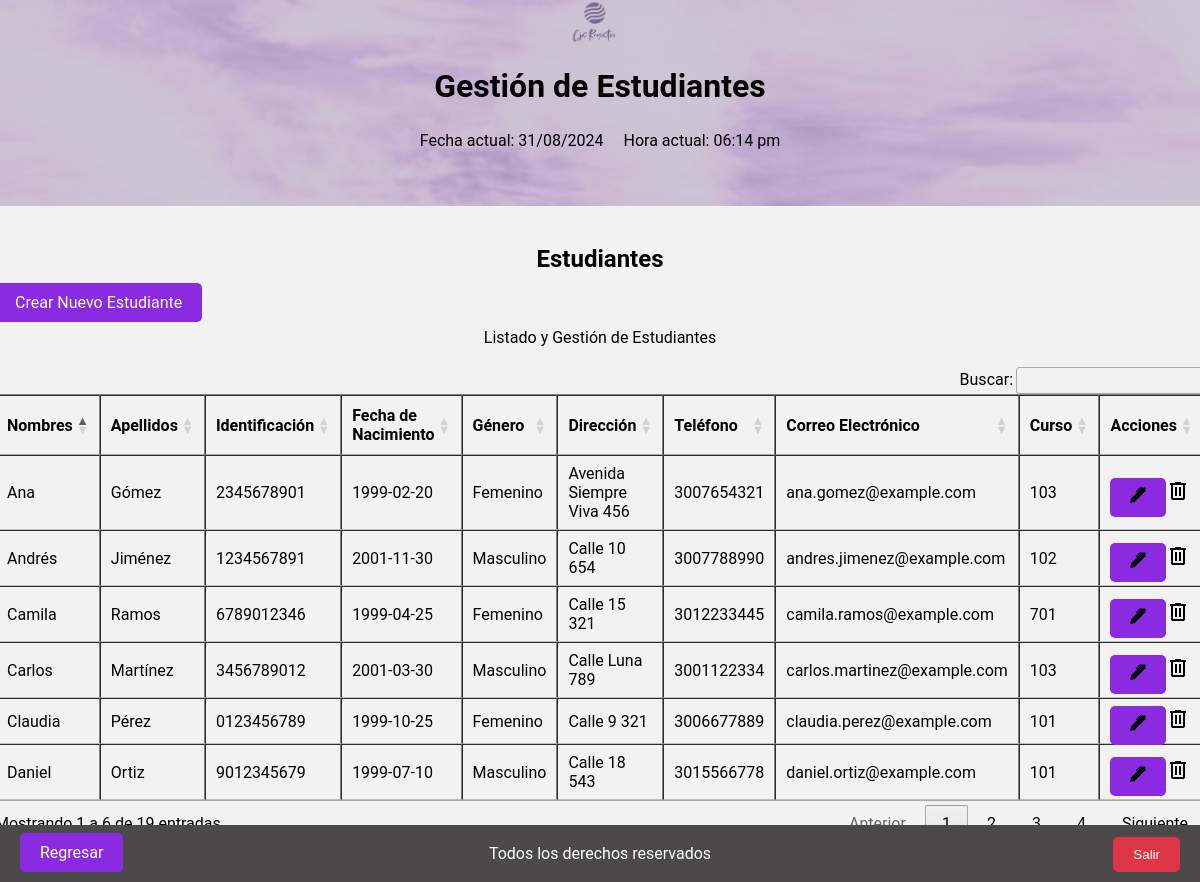
The app's page /views/administrador/estudiantes/index.php (signed in) with its own data.
### tables this page shows
CREATE TABLE `estudiantes` (
  `ID_estudiante` int(11) NOT NULL,
  `Nombres` varchar(50) DEFAULT NULL,
  `Apellidos` varchar(50) DEFAULT NULL,
  `Identificacion` varchar(20) DEFAULT NULL,
  `Fecha_nacimiento` date DEFAULT NULL,
  `Genero` enum('Masculino','Femenino') DEFAULT NULL,
  `Direccion` varchar(100) DEFAULT NULL,
  `Telefono` varchar(15) DEFAULT NULL,
  `Correo_electronico` varchar(50) DEFAULT NULL,
  `ID_curso` int(11) DEFAULT NULL
);

CREATE TABLE `cursos` (
  `ID_curso` int(11) NOT NULL,
  `Nombre_curso` varchar(50) DEFAULT NULL,
  `ID_grado` int(11) DEFAULT NULL
);

### views/administrador/estudiantes/index.php (the view, shortened to what this page needs)
<?php
    require_once '../../../config/db.php';
    $query = "SELECT e.*, c.nombre_curso FROM estudiantes e
              JOIN cursos c ON e.ID_curso = c.ID_curso";
    $result = $db->query($query);
?>
<!DOCTYPE html>
<html lang="es">
<head>
    <link rel="stylesheet" type="text/css" href="../../../assets/styles.css">
    <link rel="stylesheet" type="text/css" href="https://cdn.datatables.net/1.12.1/css/jquery.dataTables.css">
    <link rel="stylesheet" type="text/css" href="https://cdn.datatables.net/buttons/2.3.6/css/buttons.dataTables.min.css">
</head>
<body>
    <header>
        <div class="logo-container">
            <img src="../../../assets/Logo.png" alt="Logo de la empresa" class="logo">
        </div>
        <div class="title">
            <h1>Gestión de Estudiantes</h1>
        </div>
        <div class="datetime">
            <?php
                $fechaActual = date("d/m/Y");
                $horaActual = date("h:i a");
            ?>
            <div class="datetime">
                <div class="fecha">
                    <p>Fecha actual: <?php echo $fechaActual; ?></p>
                </div>
                <div class="hora">
                    <p>Hora actual: <?php echo $horaActual; ?></p>
                </div>
            </div>
        </div>
    </header>
    <section class="admin">
        <div class="subtitulo-admin">
            <h2>Estudiantes</h2>
        </div>
        <div class="crear-estudiante">
            <a href="/dashboard/cjs/views/administrador/estudiantes/create.php" class="button boton-centrado">Crear Nuevo Estudiante</a>
        </div>
        <section class="estudiantes" id="section-estudiantes">
            <div class="descripcion-ambiente">
                <p>Listado y Gestión de Estudiantes</p>
            </div>
            <div class="tabla-estudiantes tabla-scroll">
                <table class="table table-striped table-dark table_id" border="1" id="tabla-estudiantes">
                    <thead>
                        <tr>
                            <th>Nombres</th>
                            <th>Apellidos</th>
                            <th>Identificación</th>
                            <th>Fecha de Nacimiento</th>
                            <th>Género</th>
                            <th>Dirección</th>
                            <th>Teléfono</th>
                            <th>Correo Electrónico</th>
                            <th>Curso</th>
                            <th>Acciones</th>
                        </tr>
                    </thead>
                    <tbody>
                        <?php
                        if ($result->rowCount() > 0) {
                            while ($row = $result->fetch(PDO::FETCH_ASSOC)) {
                                echo "<tr>";
                                echo "<td>" . htmlspecialchars($row['Nombres']) . "</td>";
                                echo "<td>" . htmlspecialchars($row['Apellidos']) . "</td>";
                                echo "<td>" . htmlspecialchars($row['Identificacion']) . "</td>";
                                echo "<td>" . htmlspecialchars($row['Fecha_nacimiento']) . "</td>";
                                echo "<td>" . htmlspecialchars($row['Genero']) . "</td>";
                                echo "<td>" . htmlspecialchars($row['Direccion']) . "</td>";
                                echo "<td>" . htmlspecialchars($row['Telefono']) . "</td>";
                                echo "<td>" . htmlspecialchars($row['Correo_electronico']) . "</td>";
                                echo "<td>" . htmlspecialchars($row['nombre_curso']) . "</td>";
                                echo "<td>";
                                $url_update = '/dashboard/cjs/views/administrador/estudiantes/update.php?id=' . $row['ID_estudiante'];
                                echo "<a href='" . htmlspecialchars($url_update) . "' class='boton-modificar'><img src='../../../assets/editar.svg' alt='Editar'></a>";
                                echo "<a href='#' class='boton-eliminar' onclick=\"confirmarEliminar('" . $row['ID_estudiante'] . "')\"><img src='../../../assets/eliminar.svg' alt='Eliminar'></a>";
                                echo "</td>";
                                echo "</tr>";
                            }
                        } else {
                            echo "<tr><td colspan='11'>No hay estudiantes registrados</td></tr>";
                        }
                        ?>
                    </tbody>
                </table>
            </div>
            <div class="regresar">
                <a href="http://localhost/dashboard/cjs/views/administrador/index.php" class="button boton-centrado" id="btn-regresar">Regresar</a>
            </div>
            <div class="salir">
        <button id="btn_salir" onclick="window.location.href='/dashboard/cjs/login/logout.php'">Salir</button>
    </div>
        </section>
    </section>
    <footer>
        <p>Todos los derechos reservados</p>
    </footer>
</body>
</html>

### assets/styles.css (style rules this page uses)
body { margin: 5px 0 0 0; padding: 0; display: flex; flex-direction: column; align-items: center; justify-content: center; min-height: 100vh; font-family: Arial, sans-serif; }
header { display: flex; flex-direction: column; align-items: center; justify-content: space-between; margin-bottom: 20px; }
header h1 { margin-bottom: 10px; }
.logo-container { display: flex; align-items: center; margin-right: 10px; }
.logo { width: 50px; height: auto; }
.datetime { display: flex; justify-content: space-between; margin-bottom: 0px; }
.datetime .fecha { margin-right: 10px; }
.datetime .hora { margin-left: 10px; }
footer { position: fixed; bottom: 0; left: 0; width: 100%; background-color: #4b4949; color: #fff; text-align: center; padding: 3px 0; }
.admin { background-color: #f2f2f2; padding: 20px; border-radius: 10px; margin: 20px; min-height: 250px; }
.subtitulo-admin { text-align: center; margin-bottom: 20px; }
.descripcion-ambiente { text-align: center; margin-bottom: 20px; }
.boton-modificar, .boton-generar-qr, .boton-habilitar, .boton-inhabilitar, .boton-centrado { background-color: #8A2BE2; color: white; padding: 10px 20px; border: none; border-radius: 5px; text-decoration: none; }
.salir { position: fixed; bottom: 10px; right: 20px; z-index: 1; }
#btn_salir { background-color: #dc3545; color: white; padding: 10px 20px; border: none; border-radius: 5px; cursor: pointer; }
.regresar { position: fixed; bottom: 20px; left: 20px; z-index: 1; }
button { background-color: #4CAF50; color: white; padding: 10px 20px; border: none; border-radius: 5px; cursor: pointer; transition: background-color 0.3s; }

### views/administrador/estudiantes/index.php (style rules this page uses)
body { display: flex; justify-content: center; align-items: center; min-height: 100vh; background-image: url('../../../assets/fondo.jpg'); background-size: cover; background-position: center; background-repeat: no-repeat; margin: 0; font-family: 'Roboto', sans-serif; }

### records on screen
estudiantes: Nombres "Ana", Apellidos "Gómez", Identificacion "2345678901", Fecha_nacimiento "1999-02-20", Genero "Femenino", Direccion "Avenida Siempre Viva 456", Telefono "3007654321", Correo_electronico "ana.gomez@example.com", ID_curso.Nombre_curso "103"
estudiantes: Nombres "Carlos", Apellidos "Martínez", Identificacion "3456789012", Fecha_nacimiento "2001-03-30", Genero "Masculino", Direccion "Calle Luna 789", Telefono "3001122334", Correo_electronico "carlos.martinez@example.com", ID_curso.Nombre_curso "103"
estudiantes: Nombres "Claudia", Apellidos "Pérez", Identificacion "0123456789", Fecha_nacimiento "1999-10-25", Genero "Femenino", Direccion "Calle 9 321", Telefono "3006677889", Correo_electronico "claudia.perez@example.com", ID_curso.Nombre_curso "101"
estudiantes: Nombres "Andrés", Apellidos "Jiménez", Identificacion "1234567891", Fecha_nacimiento "2001-11-30", Genero "Masculino", Direccion "Calle 10 654", Telefono "3007788990", Correo_electronico "andres.jimenez@example.com", ID_curso.Nombre_curso "102"
estudiantes: Nombres "Camila", Apellidos "Ramos", Identificacion "6789012346", Fecha_nacimiento "1999-04-25", Genero "Femenino", Direccion "Calle 15 321", Telefono "3012233445", Correo_electronico "camila.ramos@example.com", ID_curso.Nombre_curso "701"
estudiantes: Nombres "Daniel", Apellidos "Ortiz", Identificacion "9012345679", Fecha_nacimiento "1999-07-10", Genero "Masculino", Direccion "Calle 18 543", Telefono "3015566778", Correo_electronico "daniel.ortiz@example.com", ID_curso.Nombre_curso "101"
